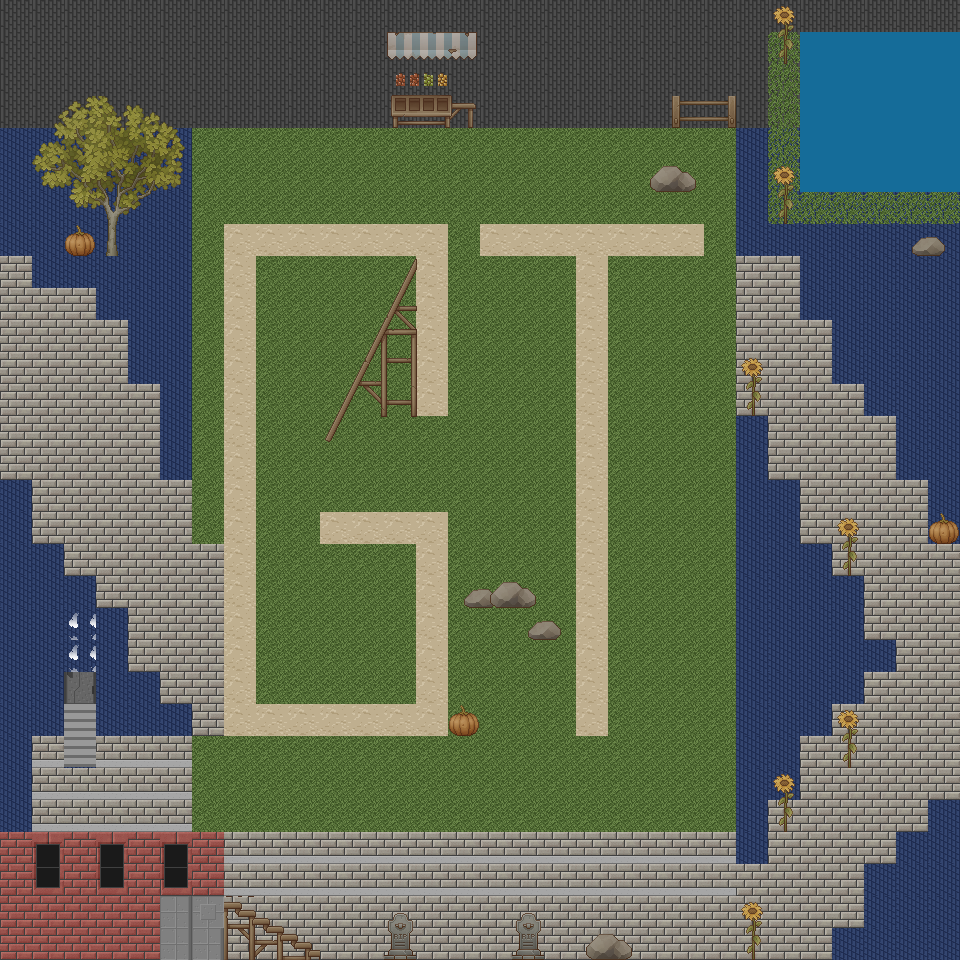

Rendered tile map (Tiled .tmx) drawn with the repository's tilesets; below, a short description and the map source with its tile grids summarised:
An orthogonal 30x30 tile map with 32x32 px tiles, 4 tile layers (Tile Layer 1, layer2, layer3, layer4), 5 tilesets.

<map version="1.10" tiledversion="1.10.2" orientation="orthogonal" renderorder="right-down" width="30" height="30" tilewidth="32" tileheight="32" infinite="0" nextlayerid="5" nextobjectid="1">
 <tileset firstgid="1" source="tileset3.tsx" />
 <tileset firstgid="513" source="tileset4.tsx" />
 <tileset firstgid="833" source="tileset2.tsx" />
 <tileset firstgid="1089" source="smoke.tsx" />
 <tileset firstgid="1105" source="Tileset1.tsx" />
 <layer id="1" name="Tile Layer 1" width="30" height="30">
  <data>[900 cells, 900 non-empty, 1 distinct tile ids]</data>
 </layer>
 <layer id="2" name="layer2" width="30" height="30">
  <data>[900 cells, 526 non-empty, 6 distinct tile ids]</data>
 </layer>
 <layer id="3" name="layer3" width="30" height="30">
  <data>[900 cells, 307 non-empty, 56 distinct tile ids]</data>
 </layer>
 <layer id="4" name="layer4" width="30" height="30">
  <data>[900 cells, 67 non-empty, 31 distinct tile ids]</data>
 </layer>
</map>
